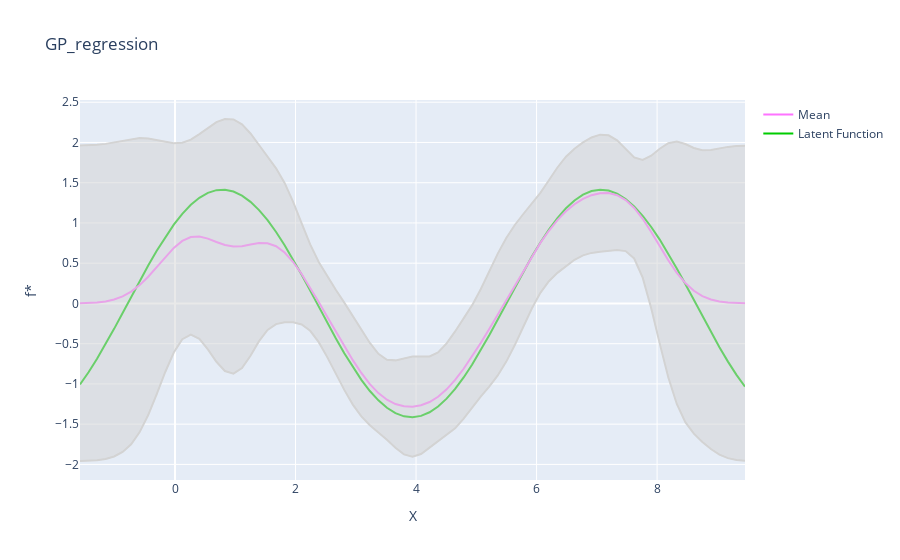

The cell this chart's notebook holds for it:
### Markdown cell above
## GP regression

### Code cell
model1 = GP_regression(X, y)
mean1, cov1 = model1.predict(X_pred.clone())

visualize(X_pred, f, mean1, cov1, title="GP_regression")
